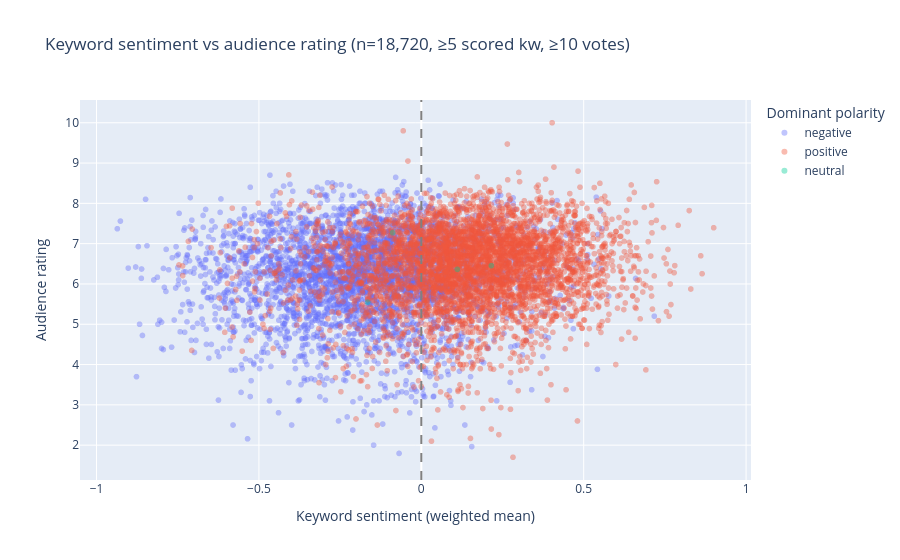

The code cell stored with this chart in its notebook:
### Code cell
# Sentiment vs audience rating (movies with ≥5 scored keywords + ≥10 votes)
plot_df = enriched[
    (enriched["scored_keyword_count"] >= 5) &
    (enriched["vote_count"] >= 10)
].copy()

fig = px.scatter(
    plot_df.sample(min(len(plot_df), 8000), random_state=42),
    x="sentiment_weighted", y="vote_average",
    color="dominant_polarity", opacity=0.4,
    labels={
        "sentiment_weighted": "Keyword sentiment (weighted mean)",
        "vote_average": "Audience rating",
        "dominant_polarity": "Dominant polarity",
    },
    title=f"Keyword sentiment vs audience rating (n={len(plot_df):,}, ≥5 scored kw, ≥10 votes)"
)
fig.add_vline(x=0, line_dash="dash", line_color="gray")
fig.show()

### Figure 1 — Plotly figure (JSON) as saved in the notebook; plotly's stock layout.template omitted (floating-point values rounded to 4 significant figures; data arrays with more than 128 entries replaced by an {"elided": "..."} marker saying what was removed)
{"data": [{"hovertemplate": "Dominant polarity=negative<br>Keyword sentiment (weighted mean)=%{x}<br>Audience rating=%{y}<extra></extra>", "legendgroup": "negative", "marker": {"color": "#636efa", "opacity": 0.4, "symbol": "circle"}, "mode": "markers", "name": "negative", "showlegend": true, "type": "scattergl", "x": {"elided": "3672 float values"}, "xaxis": "x", "y": {"elided": "3672 float values"}, "yaxis": "y"}, {"hovertemplate": "Dominant polarity=positive<br>Keyword sentiment (weighted mean)=%{x}<br>Audience rating=%{y}<extra></extra>", "legendgroup": "positive", "marker": {"color": "#EF553B", "opacity": 0.4, "symbol": "circle"}, "mode": "markers", "name": "positive", "showlegend": true, "type": "scattergl", "x": {"elided": "4324 float values"}, "xaxis": "x", "y": {"elided": "4324 float values"}, "yaxis": "y"}, {"hovertemplate": "Dominant polarity=neutral<br>Keyword sentiment (weighted mean)=%{x}<br>Audience rating=%{y}<extra></extra>", "legendgroup": "neutral", "marker": {"color": "#00cc96", "opacity": 0.4, "symbol": "circle"}, "mode": "markers", "name": "neutral", "showlegend": true, "type": "scattergl", "x": [-0.1652, 0.2156, -0.08845, 0.1111], "xaxis": "x", "y": [5.543, 6.455, 7.273, 6.362], "yaxis": "y"}], "layout": {"legend": {"title": {"text": "Dominant polarity"}, "tracegroupgap": 0}, "shapes": [{"line": {"color": "gray", "dash": "dash"}, "type": "line", "x0": 0, "x1": 0, "xref": "x", "y0": 0, "y1": 1, "yref": "y domain"}], "title": {"text": "Keyword sentiment vs audience rating (n=18,720, ≥5 scored kw, ≥10 votes)"}, "xaxis": {"anchor": "y", "domain": [0.0, 1.0], "title": {"text": "Keyword sentiment (weighted mean)"}}, "yaxis": {"anchor": "x", "domain": [0.0, 1.0], "title": {"text": "Audience rating"}}}}
